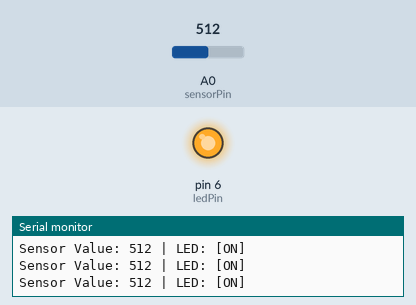
The sketch below on a simulated Arduino Uno, built with avr-gcc and run on an emulated ATmega328P. On the bench: output pins drawn as LEDs (lit = HIGH), the last lines printed to the serial monitor. The inputs (shaded band) are chosen by the test bench; at power-on: A0 (sensorPin) = 512.

Above: at 1.2 s.
1.3 s: A0 (sensorPin) set to 331
2.8 s: A0 (sensorPin) set to 304
At 3.5 s:
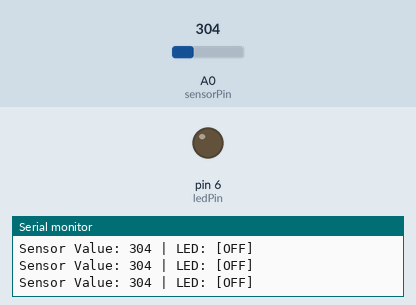
4.3 s: A0 (sensorPin) set to 322
At 4.7 s:
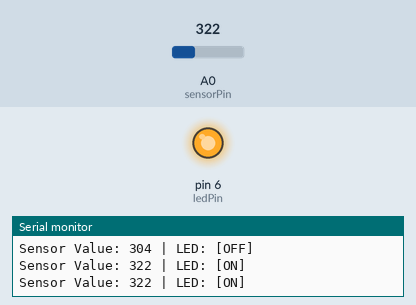
5.8 s: A0 (sensorPin) set to 306
At 7.2 s:
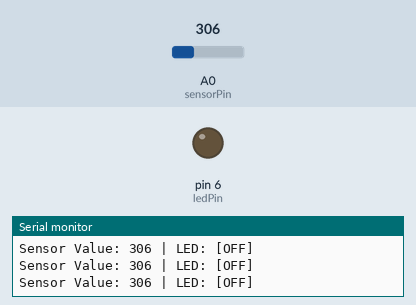
Timing chart, 0 to 8.3 s (numbered marks = the images above; inputs shaded):
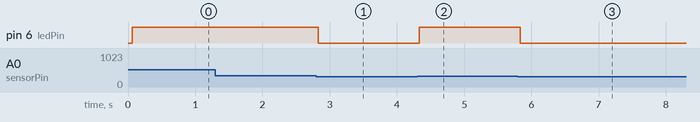

The sketch:

SmartNightLight.ino
```cpp
/*
 * Project: Smart Night-Light System
 * Description: Automatically toggles an LED based on ambient light levels
 * measured by a photoresistor (LDR).
 * Author: [@alexandroshub]
 */

// --- Configuration Constants ---
const int threshold = 312;   // The point where the system considers it "dark"
const int sensorPin = A0;    // Analog pin connected to the photoresistor circuit
const int ledPin = 6;       // Digital pin connected to the LED

// --- Variables ---
int lightValue = 0;          // Variable to store the raw reading from the sensor

void setup() {
  // Initialize serial communication for real-time monitoring
  Serial.begin(9600);

  // Set the LED pin as an output
  pinMode(ledPin, OUTPUT);

  // Print a startup message to the Serial Monitor
  Serial.println("System Online. Monitoring light levels...");
  Serial.print("Active Threshold: ");
  Serial.println(threshold);
  Serial.println("---------------------------------------");
}

void loop() {
  // Read the analog signal from the photoresistor (returns 0 to 1023)
  lightValue = analogRead(sensorPin);

  // Display the current sensor reading
  Serial.print("Sensor Value: ");
  Serial.print(lightValue);
  Serial.print(" | ");

  // Logic: If the sensor value is higher than the threshold, it is dark
  if (lightValue > threshold) {
    digitalWrite(ledPin, HIGH);      // Send 5V to the LED
    Serial.println("LED: [ON]");    // Log the LED status
  }
  else {
    digitalWrite(ledPin, LOW);       // Send 0V to the LED
    Serial.println("LED: [OFF]");   // Log the LED status
  }

  // Small delay to prevent the Serial Monitor from scrolling too fast
  delay(250);
}
```

Measured:
- the behaviour switches between 313 and 312 on A0 (sensorPin) (found by bisection; images 0 and 1)
- after the input at 2.8 s, pin 6 (ledPin): HIGH → LOW at once
- after the input at 4.3 s, pin 6 (ledPin): LOW → HIGH at once
- after the input at 5.8 s, pin 6 (ledPin): HIGH → LOW at once
